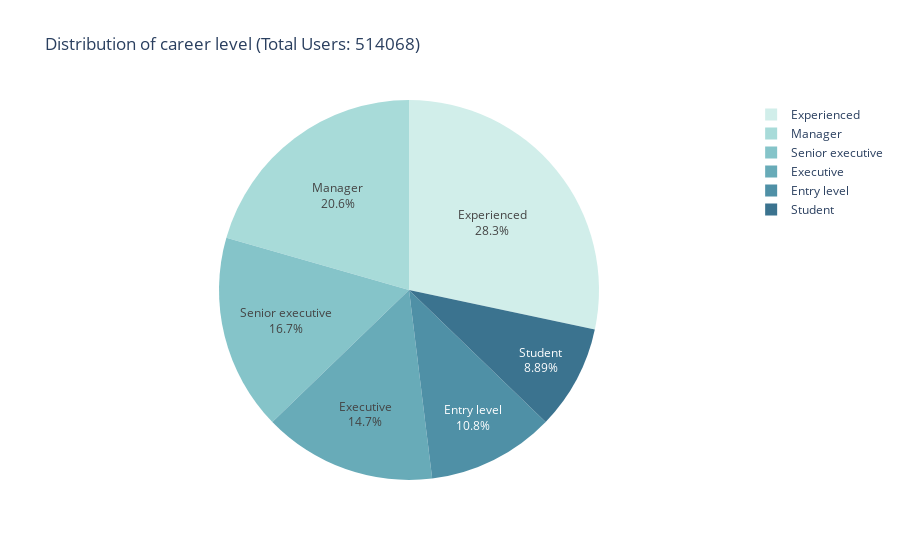

The notebook cell this image was saved under:
### Markdown cell above
## Pie chart
### In this case, this chart can be used to represent users belonging to each career level as % of the whole userbase.

### Code cell
total_users = df['users'].sum()

# Create the pie chart
fig = px.pie(values=df['users'], names=df['career_levels'],
             color=df['career_levels'], color_discrete_sequence=px.colors.sequential.Teal,
             title='Distribution of career level (Total Users: {})'.format(total_users))

# Update the textinfo property to show the age classes
fig.update_traces(textinfo='label+percent')

# Show the chart
fig.show()

### Figure 1 — Plotly figure (JSON) as saved in the notebook; plotly's stock layout.template omitted (floating-point values rounded to 4 significant figures)
{"data": [{"customdata": [["Experienced"], ["Manager"], ["Senior executive"], ["Executive"], ["Entry level"], ["Student"]], "domain": {"x": [0, 1], "y": [0, 1]}, "hovertemplate": "label=%{label}<br>value=%{value}<br>color=%{customdata[0]}<extra></extra>", "labels": ["Experienced", "Manager", "Senior executive", "Executive", "Entry level", "Student"], "legendgroup": "", "marker": {"colors": ["rgb(209, 238, 234)", "rgb(168, 219, 217)", "rgb(133, 196, 201)", "rgb(104, 171, 184)", "rgb(79, 144, 166)", "rgb(59, 115, 143)"]}, "name": "", "showlegend": true, "textinfo": "label+percent", "type": "pie", "values": [145678, 105678, 85678, 75678, 55678, 45678]}], "layout": {"legend": {"tracegroupgap": 0}, "piecolorway": ["rgb(209, 238, 234)", "rgb(168, 219, 217)", "rgb(133, 196, 201)", "rgb(104, 171, 184)", "rgb(79, 144, 166)", "rgb(59, 115, 143)", "rgb(42, 86, 116)"], "title": {"text": "Distribution of career level (Total Users: 514068)"}}}
